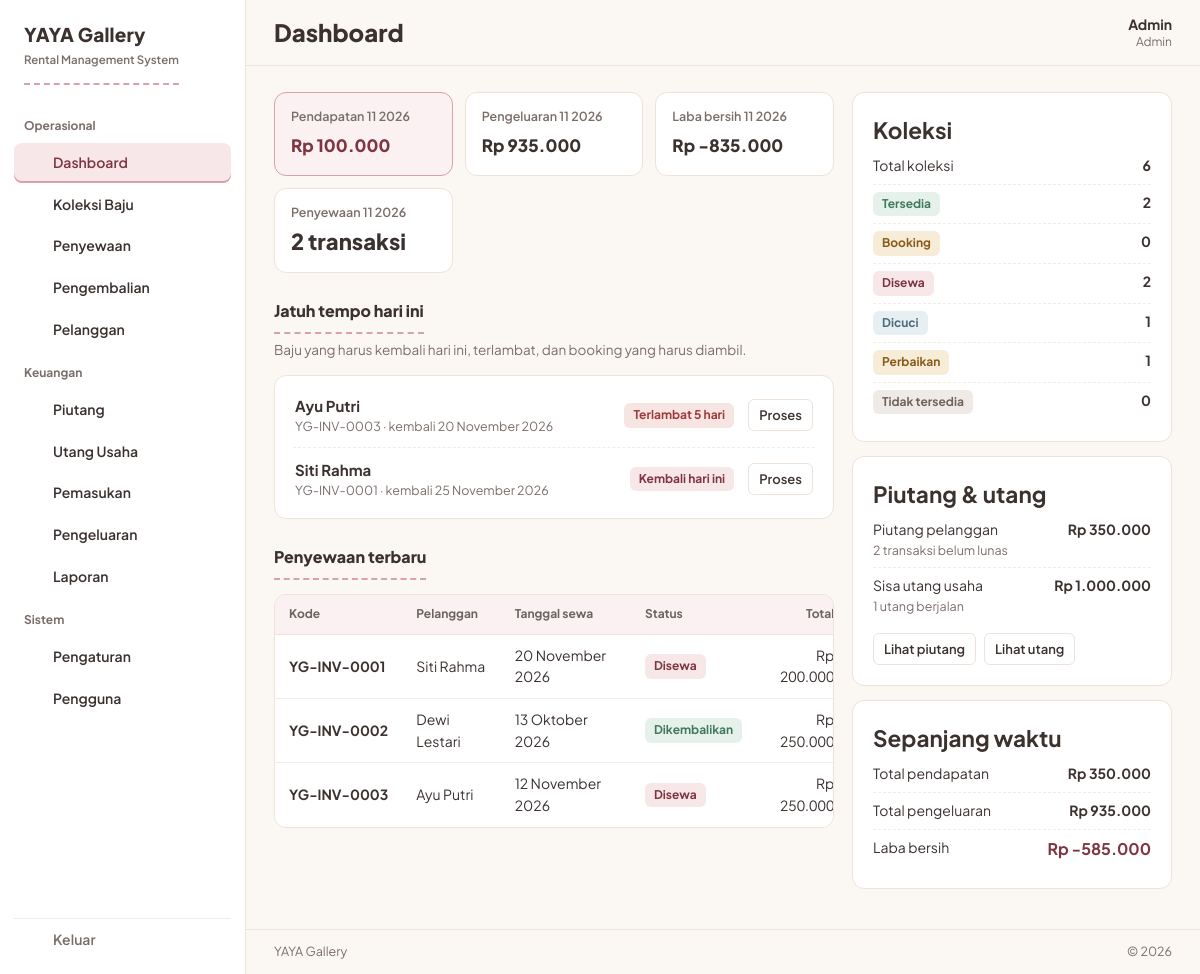
/pages/dashboard.php (signed in), run on the app's committed database.
### tables this page shows
CREATE TABLE settings (
  id TINYINT UNSIGNED PRIMARY KEY DEFAULT 1 CHECK (id = 1),
  business_name VARCHAR(100) NOT NULL DEFAULT 'YAYA Gallery',
  logo VARCHAR(255) DEFAULT NULL,
  address VARCHAR(255) DEFAULT NULL,
  phone VARCHAR(30) DEFAULT NULL,
  late_fee_per_day DECIMAL(12,2) NOT NULL DEFAULT 0,
  default_deposit DECIMAL(12,2) NOT NULL DEFAULT 0,
  invoice_notes TEXT
);

CREATE TABLE users (
  id INT UNSIGNED AUTO_INCREMENT PRIMARY KEY,
  name VARCHAR(100) NOT NULL,
  username VARCHAR(50) NOT NULL UNIQUE,
  password_hash VARCHAR(255) NOT NULL,
  role ENUM('admin','karyawan') NOT NULL DEFAULT 'karyawan',
  is_active TINYINT(1) NOT NULL DEFAULT 1,
  created_at TIMESTAMP NOT NULL DEFAULT CURRENT_TIMESTAMP
);

CREATE TABLE rentals (
  id INT UNSIGNED AUTO_INCREMENT PRIMARY KEY,
  code VARCHAR(30) NOT NULL UNIQUE,
  customer_id INT UNSIGNED NOT NULL,
  user_id INT UNSIGNED DEFAULT NULL,
  rent_date DATE NOT NULL,
  pickup_date DATE DEFAULT NULL,
  return_date DATE DEFAULT NULL,
  due_date DATE DEFAULT NULL,
  actual_return_date DATE DEFAULT NULL,
  deposit DECIMAL(12,2) NOT NULL DEFAULT 0,
  deposit_used TINYINT(1) NOT NULL DEFAULT 0,
  discount DECIMAL(12,2) NOT NULL DEFAULT 0,
  extra_fee DECIMAL(12,2) NOT NULL DEFAULT 0,
  late_fee DECIMAL(12,2) NOT NULL DEFAULT 0,
  damage_fee DECIMAL(12,2) NOT NULL DEFAULT 0,
  subtotal DECIMAL(12,2) NOT NULL DEFAULT 0,
  total DECIMAL(12,2) NOT NULL DEFAULT 0,
  payment_method ENUM('cash','transfer','qris','lainnya') NOT NULL DEFAULT 'cash',
  status ENUM('booking','disewa','dikembalikan','batal') NOT NULL DEFAULT 'booking',
  notes TEXT,
  created_at TIMESTAMP NOT NULL DEFAULT CURRENT_TIMESTAMP,
  FOREIGN KEY (customer_id) REFERENCES customers(id),
  FOREIGN KEY (user_id) REFERENCES users(id) ON DELETE SET NULL,
  INDEX (status), INDEX (rent_date), INDEX (return_date)
);

CREATE TABLE customers (
  id INT UNSIGNED AUTO_INCREMENT PRIMARY KEY,
  name VARCHAR(100) NOT NULL,
  whatsapp VARCHAR(20) DEFAULT NULL,
  address VARCHAR(255) DEFAULT NULL,
  notes TEXT,
  created_at TIMESTAMP NOT NULL DEFAULT CURRENT_TIMESTAMP
);

### pages/dashboard.php (the view, shortened to what the rows shown need)
<?php
require_once __DIR__ . '/../app/layout.php';
require_login();
$today = date('Y-m-d');
$aktif = qall(
    "SELECT r.id, r.code, r.status, r.return_date, r.pickup_date, c.name AS customer
     FROM rentals r JOIN customers c ON c.id = r.customer_id
     WHERE r.status IN ('booking','disewa')
     ORDER BY r.return_date ASC
     LIMIT 10"
);
$recent = qall(
    "SELECT r.id, r.code, r.status, r.rent_date, r.total, c.name AS customer
     FROM rentals r JOIN customers c ON c.id = r.customer_id
     ORDER BY r.created_at DESC
     LIMIT 6"
);
page_start('Dashboard', 'dashboard.php');
?>
<div class="dash">
    <div class="dash-main">
        <section class="section">
            <h2>Jatuh tempo hari ini</h2>
            <?php if (!$aktif): ?>
                <?= empty_state('Tidak ada penyewaan yang sedang berjalan. Transaksi baru bisa dibuat dari menu Penyewaan.', 'Buat penyewaan', 'sewa_form.php') ?>
            <?php else: ?>
                <ul class="todaylist card" style="padding:8px 18px">
                    <?php foreach ($aktif as $r): ?>
                        <?php
                        $due = $r['return_date'] ?? '';
                        $late = rental_overdue($r);
                        $todayDue = $due === $today;
                        $pickupToday = $r['status'] === 'booking' && ($r['pickup_date'] ?? '') === $today;
                        if ($late) {
                            $note = '<span class="badge st-late">Terlambat ' . late_days($r) . ' hari</span>';
                        } elseif ($todayDue && $r['status'] === 'disewa') {
                            $note = '<span class="badge st-out">Kembali hari ini</span>';
                        } elseif ($pickupToday) {
                            $note = '<span class="badge st-book">Diambil hari ini</span>';
                        } else {
                            $note = badge($r['status']);
                        }
                        ?>
                        <li>
                            <span class="grow"><span class="cell-main"><?= e($r['customer']) ?></span>
                                <span class="cell-sub"><?= e($r['code']) ?> · kembali <?= tgl($r['return_date']) ?></span></span>
                            <?= $note ?>
                            <a class="btn btn-ghost btn-sm" href="pengembalian.php?rental=<?= (int)$r['id'] ?>">Proses</a>
                        </li>
                    <?php endforeach; ?>
                </ul>
            <?php endif; ?>
        </section>
        <section class="section">
            <h2>Penyewaan terbaru</h2>
            <?php if (!$recent): ?>
                <?= empty_state('Belum ada transaksi penyewaan.', 'Catat penyewaan pertama', 'sewa_form.php') ?>
            <?php else: ?>
                <div class="table-wrap">
                    <table>
                        <thead><tr><th>Kode</th><th>Pelanggan</th><th class="hide-sm">Tanggal sewa</th><th>Status</th><th class="num">Total</th><th></th></tr></thead>
                        <tbody>
                        <?php foreach ($recent as $r): ?>
                            <tr>
                                <td class="cell-main table-code"><?= e($r["code"]) ?></td>
                                <td><?= e($r['customer']) ?></td>
                                <td class="hide-sm"><?= tgl($r["rent_date"]) ?></td>
                                <td><?= badge($r['status']) ?></td>
                                <td class="num"><?= rupiah($r['total']) ?></td>
                            </tr>
                        <?php endforeach; ?>
                        </tbody>
                    </table>
                </div>
            <?php endif; ?>
        </section>
    </div>
    <div class="dash-side">
        <div class="card">
            <h2 class="section" style="margin-top:0;padding-left:0">Koleksi</h2>
        </div>
        <div class="card">
            <h2 class="section" style="margin-top:0;padding-left:0">Piutang &amp; utang</h2>
        </div>
        <div class="card">
            <h2 class="section" style="margin-top:0;padding-left:0">Sepanjang waktu</h2>
        </div>
    </div>
</div>
<?php
page_end();

### app/layout.php (shortened to what the rows shown need)
<?php
require_once __DIR__ . '/auth.php';
function badge(string $status): string
{
    $map = [
        'tersedia'        => ['Tersedia', 'st-ok'],
        'booking'         => ['Booking', 'st-book'],
        'disewa'          => ['Disewa', 'st-out'],
        'terlambat'       => ['Terlambat', 'st-late'],
        'dicuci'          => ['Dicuci', 'st-wash'],
        'perbaikan'       => ['Perbaikan', 'st-fix'],
        'tidak_tersedia'  => ['Tidak tersedia', 'st-off'],
        'baik'            => ['Baik', 'st-ok'],
        'perlu_perbaikan' => ['Perlu perbaikan', 'st-fix'],
        'rusak'           => ['Rusak', 'st-late'],
        'hilang'          => ['Hilang', 'st-late'],
        'dikembalikan'    => ['Dikembalikan', 'st-ok'],
        'batal'           => ['Batal', 'st-off'],
        'dp'              => ['DP', 'st-book'],
        'pelunasan'       => ['Pelunasan', 'st-ok'],
        'denda'           => ['Denda', 'st-late'],
        'kerusakan'       => ['Kerusakan', 'st-late'],
        'lainnya'         => ['Lainnya', 'st-off'],
        'cash'            => ['Tunai', 'st-off'],
        'transfer'        => ['Transfer', 'st-wash'],
        'qris'            => ['QRIS', 'st-wash'],
        'belum_lunas'     => ['Belum lunas', 'st-late'],
        'sebagian'        => ['Sebagian', 'st-book'],
        'lunas'           => ['Lunas', 'st-ok'],
    ];
    [$label, $cls] = $map[$status] ?? [ucfirst(str_replace('_', ' ', $status)), 'st-off'];
    return '<span class="badge ' . $cls . '">' . e($label) . '</span>';
}
function page_start(string $title, string $active): void
{
    $s = settings();
    $user = current_user();
    $brand = $s['business_name'] ?: 'YAYA Gallery';
    ?>
<!doctype html>
<html lang="id">
<head>
<link rel="stylesheet" href="<?= u("assets/css/style.css") ?>">
</head>
<body>
<div class="shell">
    <aside class="sidebar" id="sidebar" aria-label="Menu utama">
        <p class="brand">
            <span class="brand-name"><?= e($brand) ?></span>
        </p>
    </aside>
    <div class="maincol">
        <header class="topbar">
            <h1><?= e($title) ?></h1>
            <div class="userchip">
                <span class="user-name"><?= e($user['name'] ?? '') ?></span>
                <span class="user-role"><?= e($user['role'] ?? '') ?></span>
            </div>
        </header>
        <main class="main" id="main">
<?php
}
function page_end(): void
{
    $s = settings();
    ?>
        </main>
        <footer class="appfoot"><span><?= e($s['business_name'] ?: 'YAYA Gallery') ?></span><span>&copy; <?= date('Y') ?></span></footer>
    </div>
</div>
</body>
</html>
<?php
}

### data on the page
settings: business_name "YAYA Gallery"
users: name "Admin", role "Admin"
rentals: customer.name "Ayu Putri", code "YG-INV-0003", return_date "20 November 2026", return_date "5", rent_date "12 November 2026", label "Disewa", total "Rp 250.000"
rentals: customer.name "Siti Rahma", code "YG-INV-0001", return_date "25 November 2026", status "Kembali hari ini", rent_date "20 November 2026", label "Disewa", total "Rp 200.000"
rentals: code "YG-INV-0002", customer.name "Dewi Lestari", rent_date "13 Oktober 2026", label "Dikembalikan", total "Rp 250.000"

### other printed values
$groupName "Operasional"
$label "Dashboard"
$label "Koleksi Baju"
$label "Penyewaan"
$label "Pengembalian"
$label "Pelanggan"
$groupName "Keuangan"
$label "Piutang"
$label "Utang Usaha"
$label "Pemasukan"
$label "Pengeluaran"
$label "Laporan"
$groupName "Sistem"
$label "Pengaturan"
$label "Pengguna"
